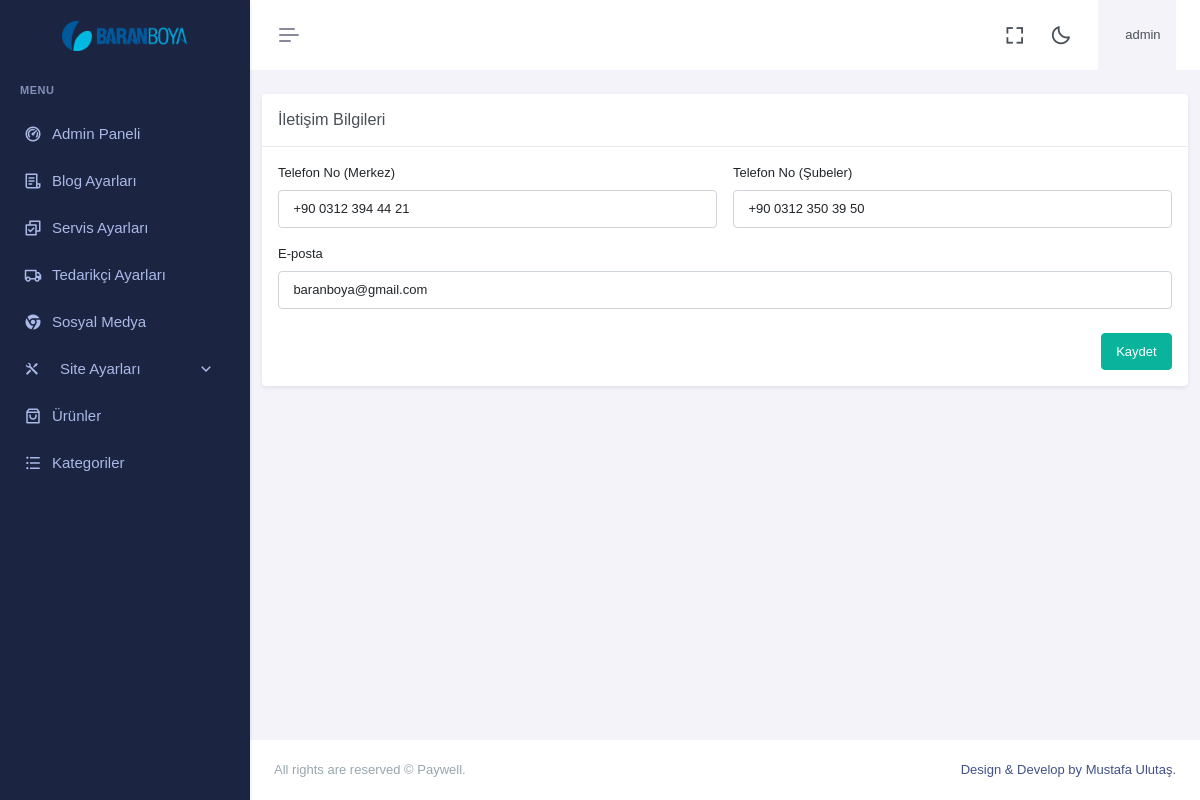
The page /dashboard/sitecontact.php (signed in) on the database its author committed.
### tables this page shows
CREATE TABLE `logo` (
  `id` int(11) NOT NULL,
  `logo` varchar(1000) NOT NULL,
  `updated_at` timestamp NOT NULL DEFAULT current_timestamp() ON UPDATE current_timestamp()
);

CREATE TABLE `sitecontact` (
  `id` int(11) NOT NULL,
  `phone1` varchar(150) NOT NULL,
  `phone2` varchar(150) NOT NULL,
  `email` varchar(100) NOT NULL,
  `updated_at` timestamp NOT NULL DEFAULT current_timestamp() ON UPDATE current_timestamp()
);

### dashboard/sitecontact.php (the view, shortened to what this page needs)
<?php
require __DIR__ . '/init.php';
$contact = mysqli_fetch_assoc(
    mysqli_query($con, "SELECT * FROM sitecontact WHERE id=1")
);
include __DIR__ . '/header.php';
include __DIR__ . '/sidebar.php';
?>
<div class="main-content">
  <div class="page-content container-fluid">
    <div class="row">
      <div class="col-12">
        <div class="card shadow-sm">
          <div class="card-header  text-white">
            <h5 class="mb-0">İletişim Bilgileri</h5>
          </div>
          <div class="card-body">
            <form method="post">
              <div class="row g-3">
                <div class="col-md-6">
                  <label for="phone1" class="form-label">Telefon No (Merkez)</label>
                  <input
                    type="text"
                    id="phone1"
                    name="phone1"
                    class="form-control"
                    value="<?= htmlspecialchars($contact['phone1'], ENT_QUOTES) ?>"
                  >
                </div>
                <div class="col-md-6">
                  <label for="phone2" class="form-label">Telefon No (Şubeler)</label>
                  <input
                    type="text"
                    id="phone2"
                    name="phone2"
                    class="form-control"
                    value="<?= htmlspecialchars($contact['phone2'], ENT_QUOTES) ?>"
                  >
                </div>
                <div class="col-12">
                  <label for="email" class="form-label">E-posta</label>
                  <input
                    type="email"
                    id="email"
                    name="email"
                    class="form-control"
                    value="<?= htmlspecialchars($contact['email'], ENT_QUOTES) ?>"
                  >
                </div>
              </div>
              <div class="mt-4 text-end">
                <button type="submit" class="btn btn-success">
                  Kaydet
                </button>
              </div>
            </form>
          </div>
        </div>
      </div>
    </div>
  </div>
</div>
<?php include __DIR__ . '/footer.php'; ?>

### dashboard/sidebar.php (shortened to what this page needs)
<?php
require __DIR__ . '/init.php';
?>
<div class="app-menu navbar-menu">
  <div class="navbar-brand-box">
    <?php
    $rr = mysqli_query($con, "SELECT logo FROM logo");
    $r = mysqli_fetch_row($rr);
    $ufile = $r[0];
    ?>
    <a href="home" class="logo logo-light">
      <span class="logo-lg">
        <img src="../assets/img/logo/<?php print $ufile ?>" alt="" height="30">
      </span>
    </a>
  </div>
  <div id="scrollbar">
    <div class="container-fluid">
      <ul class="navbar-nav" id="navbar-nav">
        <li class="menu-title"><span data-key="t-menu">Menu</span></li>
        <li class="nav-item">
          <a href="home" class="nav-link" data-key="t-analytics"> <i class="ri-dashboard-2-line"></i> <span
              data-key="t-dashboards"> Admin Paneli </span></a>
        </li>
        <li class="nav-item">
          <a class="nav-link menu-link" href="blog" role="button" aria-expanded="true" aria-controls="sidebarLanding">
            <i class="ri-file-list-3-line"></i> <span data-key="t-landing">Blog Ayarları</span>
          </a>
        </li>
        <li class="nav-item">
          <a class="nav-link menu-link" href="services" role="button" aria-expanded="true"
            aria-controls="sidebarLanding">
            <i class="ri-checkbox-multiple-line"></i> <span data-key="t-landing">Servis Ayarları</span>
          </a>
        </li>
        <li class="nav-item">
          <a class="nav-link menu-link" href="suppliers" role="button" aria-expanded="true"
            aria-controls="sidebarLanding">
            <i class="ri-truck-line"></i> <span data-key="t-landing">Tedarikçi Ayarları</span>
          </a>
        </li>
        <li class="nav-item">
          <a class="nav-link menu-link" href="socials" role="button" aria-expanded="true"
            aria-controls="sidebarLanding">
            <i class="ri-chrome-fill"></i> <span data-key="t-landing">Sosyal Medya</span>
          </a>
        </li>
        <li class="nav-item">
          <a class="nav-link site-settings-toggle collapsed" data-bs-toggle="collapse" href="#sidebarSiteSettings"
            role="button" aria-expanded="false" aria-controls="sidebarSiteSettings">
            <i class="ri-tools-fill fs-5"></i>
            <span class="ms-2 flex-grow-1">Site Ayarları</span>
            <i class="ri-arrow-down-s-line site-settings-arrow ms-auto"></i>
          </a>
        </li>
        <li class="nav-item">
          <a class="nav-link menu-link" href="products" role="button" aria-expanded="true"
            aria-controls="sidebarLanding">
            <i class="ri-shopping-bag-3-line"></i> <span data-key="t-landing"> Ürünler </span>
          </a>
        </li>
        <li class="nav-item">
          <a class="nav-link menu-link" href="categorys" role="button" aria-expanded="true"
            aria-controls="sidebarLanding">
            <i class="ri-list-unordered"></i> <span data-key="t-landing"> Kategoriler </span>
          </a>
        </li>
      </ul>
    </div>
  </div>
  <div class="sidebar-background"></div>
</div>

### rows shown on the page
logo: logo (picture)
sitecontact: phone1 "+90 0312 394 44 21", phone2 "+90 0312 350 39 50", email "baranboya@gmail.com"

### other values the page prints
$username "admin"
